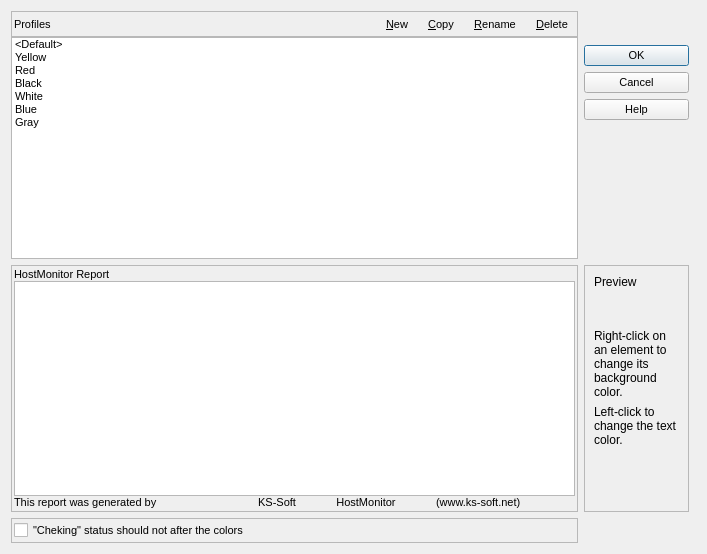
<?xml version="1.0" encoding="UTF-8"?>
<ui version="4.0">
 <class>PalettesWin</class>
 <widget class="QDialog" name="PalettesWin">
  <property name="geometry">
   <rect>
    <x>0</x>
    <y>0</y>
    <width>707</width>
    <height>554</height>
   </rect>
  </property>
  <property name="sizePolicy">
   <sizepolicy hsizetype="Fixed" vsizetype="Preferred">
    <horstretch>0</horstretch>
    <verstretch>0</verstretch>
   </sizepolicy>
  </property>
  <property name="font">
   <font>
    <pointsize>8</pointsize>
   </font>
  </property>
  <property name="windowTitle">
   <string>Color profiles</string>
  </property>
  <property name="windowIcon">
   <iconset resource="../qHostMonitor.qrc">
    <normaloff>:/img/action/color.png</normaloff>:/img/action/color.png</iconset>
  </property>
  <property name="locale">
   <locale language="English" country="UnitedStates"/>
  </property>
  <property name="sizeGripEnabled">
   <bool>false</bool>
  </property>
  <property name="modal">
   <bool>true</bool>
  </property>
  <layout class="QGridLayout" name="gridLayout">
   <property name="rightMargin">
    <number>0</number>
   </property>
   <item row="0" column="0">
    <layout class="QVBoxLayout" name="loProfiles">
     <property name="spacing">
      <number>0</number>
     </property>
     <item>
      <widget class="QFrame" name="frmActions">
       <property name="frameShape">
        <enum>QFrame::StyledPanel</enum>
       </property>
       <property name="frameShadow">
        <enum>QFrame::Raised</enum>
       </property>
       <layout class="QHBoxLayout" name="horizontalLayout">
        <property name="leftMargin">
         <number>2</number>
        </property>
        <property name="topMargin">
         <number>2</number>
        </property>
        <property name="rightMargin">
         <number>2</number>
        </property>
        <property name="bottomMargin">
         <number>2</number>
        </property>
        <item>
         <widget class="QLabel" name="lblProfiles">
          <property name="text">
           <string>Profiles</string>
          </property>
         </widget>
        </item>
        <item>
         <spacer name="spacerProfiles">
          <property name="orientation">
           <enum>Qt::Horizontal</enum>
          </property>
          <property name="sizeHint" stdset="0">
           <size>
            <width>40</width>
            <height>20</height>
           </size>
          </property>
         </spacer>
        </item>
        <item>
         <widget class="QToolButton" name="btnNew">
          <property name="text">
           <string>&amp;New</string>
          </property>
          <property name="icon">
           <iconset resource="../qHostMonitor.qrc">
            <normaloff>:/img/action/add.png</normaloff>:/img/action/add.png</iconset>
          </property>
          <property name="iconSize">
           <size>
            <width>16</width>
            <height>16</height>
           </size>
          </property>
          <property name="toolButtonStyle">
           <enum>Qt::ToolButtonTextBesideIcon</enum>
          </property>
          <property name="autoRaise">
           <bool>true</bool>
          </property>
         </widget>
        </item>
        <item>
         <widget class="QToolButton" name="btnCopy">
          <property name="text">
           <string>&amp;Copy</string>
          </property>
          <property name="icon">
           <iconset resource="../qHostMonitor.qrc">
            <normaloff>:/img/action/copy.png</normaloff>:/img/action/copy.png</iconset>
          </property>
          <property name="iconSize">
           <size>
            <width>16</width>
            <height>16</height>
           </size>
          </property>
          <property name="toolButtonStyle">
           <enum>Qt::ToolButtonTextBesideIcon</enum>
          </property>
          <property name="autoRaise">
           <bool>true</bool>
          </property>
         </widget>
        </item>
        <item>
         <widget class="QToolButton" name="btnRename">
          <property name="text">
           <string>&amp;Rename</string>
          </property>
          <property name="icon">
           <iconset resource="../qHostMonitor.qrc">
            <normaloff>:/img/action/properties.png</normaloff>:/img/action/properties.png</iconset>
          </property>
          <property name="iconSize">
           <size>
            <width>16</width>
            <height>16</height>
           </size>
          </property>
          <property name="toolButtonStyle">
           <enum>Qt::ToolButtonTextBesideIcon</enum>
          </property>
          <property name="autoRaise">
           <bool>true</bool>
          </property>
         </widget>
        </item>
        <item>
         <widget class="QToolButton" name="btnDelete">
          <property name="text">
           <string>&amp;Delete</string>
          </property>
          <property name="icon">
           <iconset resource="../qHostMonitor.qrc">
            <normaloff>:/img/action/delete.png</normaloff>:/img/action/delete.png</iconset>
          </property>
          <property name="iconSize">
           <size>
            <width>16</width>
            <height>16</height>
           </size>
          </property>
          <property name="toolButtonStyle">
           <enum>Qt::ToolButtonTextBesideIcon</enum>
          </property>
          <property name="autoRaise">
           <bool>true</bool>
          </property>
         </widget>
        </item>
       </layout>
      </widget>
     </item>
     <item>
      <widget class="QListWidget" name="listProfiles">
       <property name="isWrapping" stdset="0">
        <bool>true</bool>
       </property>
       <item>
        <property name="text">
         <string>&lt;Default&gt;</string>
        </property>
       </item>
       <item>
        <property name="text">
         <string>Yellow</string>
        </property>
       </item>
       <item>
        <property name="text">
         <string>Red</string>
        </property>
       </item>
       <item>
        <property name="text">
         <string>Black</string>
        </property>
       </item>
       <item>
        <property name="text">
         <string>White</string>
        </property>
       </item>
       <item>
        <property name="text">
         <string>Blue</string>
        </property>
       </item>
       <item>
        <property name="text">
         <string>Gray</string>
        </property>
       </item>
      </widget>
     </item>
    </layout>
   </item>
   <item row="0" column="1">
    <layout class="QVBoxLayout" name="loButtons">
     <item>
      <spacer name="spacerButtonsTop">
       <property name="orientation">
        <enum>Qt::Vertical</enum>
       </property>
       <property name="sizeType">
        <enum>QSizePolicy::Preferred</enum>
       </property>
       <property name="sizeHint" stdset="0">
        <size>
         <width>20</width>
         <height>12</height>
        </size>
       </property>
      </spacer>
     </item>
     <item>
      <widget class="QDialogButtonBox" name="btnBox">
       <property name="sizePolicy">
        <sizepolicy hsizetype="Fixed" vsizetype="Preferred">
         <horstretch>0</horstretch>
         <verstretch>0</verstretch>
        </sizepolicy>
       </property>
       <property name="minimumSize">
        <size>
         <width>105</width>
         <height>0</height>
        </size>
       </property>
       <property name="orientation">
        <enum>Qt::Vertical</enum>
       </property>
       <property name="standardButtons">
        <set>QDialogButtonBox::Cancel|QDialogButtonBox::Help|QDialogButtonBox::Ok</set>
       </property>
       <property name="centerButtons">
        <bool>true</bool>
       </property>
      </widget>
     </item>
     <item>
      <spacer name="spacerButtonsBottom">
       <property name="orientation">
        <enum>Qt::Vertical</enum>
       </property>
       <property name="sizeHint" stdset="0">
        <size>
         <width>20</width>
         <height>40</height>
        </size>
       </property>
      </spacer>
     </item>
    </layout>
   </item>
   <item row="0" column="2">
    <widget class="QLabel" name="RoImage">
     <property name="sizePolicy">
      <sizepolicy hsizetype="Fixed" vsizetype="Fixed">
       <horstretch>0</horstretch>
       <verstretch>0</verstretch>
      </sizepolicy>
     </property>
     <property name="toolTip">
      <string>Another operator editing profiles
You may not change settings at this time</string>
     </property>
     <property name="statusTip">
      <string>Another operator editing profiles. You may not change settings at this time</string>
     </property>
     <property name="text">
      <string/>
     </property>
     <property name="pixmap">
      <pixmap>:/images/ImageList2/11.png</pixmap>
     </property>
     <property name="textInteractionFlags">
      <set>Qt::LinksAccessibleByMouse|Qt::TextSelectableByMouse</set>
     </property>
    </widget>
   </item>
   <item row="1" column="0">
    <widget class="QFrame" name="frmColors">
     <property name="sizePolicy">
      <sizepolicy hsizetype="Expanding" vsizetype="Preferred">
       <horstretch>0</horstretch>
       <verstretch>0</verstretch>
      </sizepolicy>
     </property>
     <property name="frameShape">
      <enum>QFrame::StyledPanel</enum>
     </property>
     <property name="frameShadow">
      <enum>QFrame::Raised</enum>
     </property>
     <layout class="QVBoxLayout" name="verticalLayout_3">
      <property name="spacing">
       <number>0</number>
      </property>
      <property name="leftMargin">
       <number>2</number>
      </property>
      <property name="topMargin">
       <number>2</number>
      </property>
      <property name="rightMargin">
       <number>2</number>
      </property>
      <property name="bottomMargin">
       <number>2</number>
      </property>
      <item>
       <widget class="QLabel" name="lblHMReports">
        <property name="font">
         <font>
          <family>MS Sans Serif</family>
          <pointsize>8</pointsize>
         </font>
        </property>
        <property name="toolTip">
         <string>HTML text</string>
        </property>
        <property name="statusTip">
         <string>HTML text</string>
        </property>
        <property name="text">
         <string>HostMonitor Report</string>
        </property>
       </widget>
      </item>
      <item>
       <widget class="QTreeView" name="trvReport">
        <property name="contextMenuPolicy">
         <enum>Qt::CustomContextMenu</enum>
        </property>
        <property name="editTriggers">
         <set>QAbstractItemView::NoEditTriggers</set>
        </property>
        <property name="selectionMode">
         <enum>QAbstractItemView::NoSelection</enum>
        </property>
        <property name="rootIsDecorated">
         <bool>false</bool>
        </property>
        <attribute name="headerVisible">
         <bool>false</bool>
        </attribute>
       </widget>
      </item>
      <item>
       <layout class="QHBoxLayout" name="loFooter">
        <item>
         <widget class="QLabel" name="lblHtmlText">
          <property name="sizePolicy">
           <sizepolicy hsizetype="Expanding" vsizetype="Preferred">
            <horstretch>0</horstretch>
            <verstretch>0</verstretch>
           </sizepolicy>
          </property>
          <property name="font">
           <font>
            <family>MS Sans Serif</family>
            <pointsize>8</pointsize>
           </font>
          </property>
          <property name="toolTip">
           <string>HTML Text</string>
          </property>
          <property name="text">
           <string>This report was generated by</string>
          </property>
         </widget>
        </item>
        <item>
         <widget class="QLabel" name="lblLinks">
          <property name="sizePolicy">
           <sizepolicy hsizetype="Expanding" vsizetype="Preferred">
            <horstretch>0</horstretch>
            <verstretch>0</verstretch>
           </sizepolicy>
          </property>
          <property name="font">
           <font>
            <family>MS Sans Serif</family>
            <pointsize>8</pointsize>
           </font>
          </property>
          <property name="toolTip">
           <string>Links</string>
          </property>
          <property name="statusTip">
           <string>Links</string>
          </property>
          <property name="text">
           <string>KS-Soft</string>
          </property>
          <property name="alignment">
           <set>Qt::AlignRight|Qt::AlignTrailing|Qt::AlignVCenter</set>
          </property>
         </widget>
        </item>
        <item>
         <widget class="QLabel" name="lblLinksVisited">
          <property name="sizePolicy">
           <sizepolicy hsizetype="Expanding" vsizetype="Preferred">
            <horstretch>0</horstretch>
            <verstretch>0</verstretch>
           </sizepolicy>
          </property>
          <property name="font">
           <font>
            <family>MS Sans Serif</family>
            <pointsize>8</pointsize>
           </font>
          </property>
          <property name="toolTip">
           <string>Visited Links</string>
          </property>
          <property name="statusTip">
           <string>Visited Links</string>
          </property>
          <property name="text">
           <string>HostMonitor</string>
          </property>
          <property name="alignment">
           <set>Qt::AlignCenter</set>
          </property>
         </widget>
        </item>
        <item>
         <widget class="QLabel" name="lblLinksActive">
          <property name="sizePolicy">
           <sizepolicy hsizetype="Expanding" vsizetype="Preferred">
            <horstretch>0</horstretch>
            <verstretch>0</verstretch>
           </sizepolicy>
          </property>
          <property name="font">
           <font>
            <family>MS Sans Serif</family>
            <pointsize>8</pointsize>
           </font>
          </property>
          <property name="toolTip">
           <string>Active Links</string>
          </property>
          <property name="statusTip">
           <string>Active Links</string>
          </property>
          <property name="text">
           <string>(www.ks-soft.net)</string>
          </property>
         </widget>
        </item>
       </layout>
      </item>
     </layout>
    </widget>
   </item>
   <item row="1" column="1" colspan="3">
    <widget class="QFrame" name="frmPreview">
     <property name="minimumSize">
      <size>
       <width>105</width>
       <height>0</height>
      </size>
     </property>
     <property name="maximumSize">
      <size>
       <width>105</width>
       <height>16777215</height>
      </size>
     </property>
     <property name="frameShape">
      <enum>QFrame::StyledPanel</enum>
     </property>
     <property name="frameShadow">
      <enum>QFrame::Sunken</enum>
     </property>
     <layout class="QVBoxLayout" name="verticalLayout_2">
      <item>
       <widget class="QLabel" name="lblPreview">
        <property name="sizePolicy">
         <sizepolicy hsizetype="Expanding" vsizetype="Expanding">
          <horstretch>0</horstretch>
          <verstretch>0</verstretch>
         </sizepolicy>
        </property>
        <property name="font">
         <font>
          <pointsize>9</pointsize>
         </font>
        </property>
        <property name="frameShadow">
         <enum>QFrame::Raised</enum>
        </property>
        <property name="text">
         <string>Preview</string>
        </property>
        <property name="alignment">
         <set>Qt::AlignLeading|Qt::AlignLeft|Qt::AlignTop</set>
        </property>
        <property name="wordWrap">
         <bool>true</bool>
        </property>
        <property name="textInteractionFlags">
         <set>Qt::LinksAccessibleByMouse|Qt::TextSelectableByMouse</set>
        </property>
       </widget>
      </item>
      <item>
       <widget class="QLabel" name="lblRightClick">
        <property name="sizePolicy">
         <sizepolicy hsizetype="Expanding" vsizetype="Expanding">
          <horstretch>0</horstretch>
          <verstretch>0</verstretch>
         </sizepolicy>
        </property>
        <property name="font">
         <font>
          <pointsize>9</pointsize>
         </font>
        </property>
        <property name="frameShadow">
         <enum>QFrame::Raised</enum>
        </property>
        <property name="text">
         <string>Right-click on an element to change its background color.</string>
        </property>
        <property name="alignment">
         <set>Qt::AlignLeading|Qt::AlignLeft|Qt::AlignTop</set>
        </property>
        <property name="wordWrap">
         <bool>true</bool>
        </property>
        <property name="textInteractionFlags">
         <set>Qt::NoTextInteraction</set>
        </property>
       </widget>
      </item>
      <item>
       <widget class="QLabel" name="lblLeftClick">
        <property name="sizePolicy">
         <sizepolicy hsizetype="Expanding" vsizetype="Expanding">
          <horstretch>0</horstretch>
          <verstretch>0</verstretch>
         </sizepolicy>
        </property>
        <property name="font">
         <font>
          <pointsize>9</pointsize>
         </font>
        </property>
        <property name="frameShadow">
         <enum>QFrame::Raised</enum>
        </property>
        <property name="text">
         <string>Left-click to change the text color.</string>
        </property>
        <property name="alignment">
         <set>Qt::AlignLeading|Qt::AlignLeft|Qt::AlignTop</set>
        </property>
        <property name="wordWrap">
         <bool>true</bool>
        </property>
        <property name="textInteractionFlags">
         <set>Qt::NoTextInteraction</set>
        </property>
       </widget>
      </item>
      <item>
       <spacer name="verticalSpacer">
        <property name="orientation">
         <enum>Qt::Vertical</enum>
        </property>
        <property name="sizeHint" stdset="0">
         <size>
          <width>20</width>
          <height>40</height>
         </size>
        </property>
       </spacer>
      </item>
     </layout>
    </widget>
   </item>
   <item row="2" column="0">
    <widget class="QFrame" name="frmChecking">
     <property name="frameShape">
      <enum>QFrame::StyledPanel</enum>
     </property>
     <property name="frameShadow">
      <enum>QFrame::Sunken</enum>
     </property>
     <layout class="QHBoxLayout" name="horizontalLayout_3">
      <property name="spacing">
       <number>0</number>
      </property>
      <property name="leftMargin">
       <number>2</number>
      </property>
      <property name="topMargin">
       <number>2</number>
      </property>
      <property name="rightMargin">
       <number>2</number>
      </property>
      <property name="bottomMargin">
       <number>2</number>
      </property>
      <item>
       <widget class="QCheckBox" name="chkChecking">
        <property name="text">
         <string>&quot;Cheking&quot; status should not after the colors</string>
        </property>
       </widget>
      </item>
     </layout>
    </widget>
   </item>
  </layout>
 </widget>
 <resources>
  <include location="../qHostMonitor.qrc"/>
  <include location="../qHostMonitor.qrc"/>
 </resources>
 <connections>
  <connection>
   <sender>btnBox</sender>
   <signal>accepted()</signal>
   <receiver>PalettesWin</receiver>
   <slot>accept()</slot>
   <hints>
    <hint type="sourcelabel">
     <x>248</x>
     <y>254</y>
    </hint>
    <hint type="destinationlabel">
     <x>157</x>
     <y>274</y>
    </hint>
   </hints>
  </connection>
  <connection>
   <sender>btnBox</sender>
   <signal>rejected()</signal>
   <receiver>PalettesWin</receiver>
   <slot>reject()</slot>
   <hints>
    <hint type="sourcelabel">
     <x>316</x>
     <y>260</y>
    </hint>
    <hint type="destinationlabel">
     <x>286</x>
     <y>274</y>
    </hint>
   </hints>
  </connection>
 </connections>
</ui>
